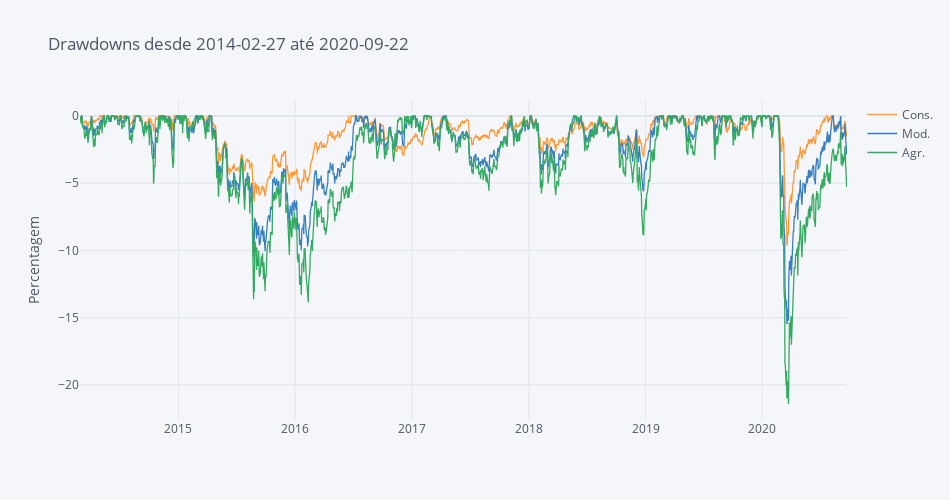

The notebook cell this image was saved under:
### Code cell
round(pl.compute_drawdowns(portfolios), 2).iplot(dimensions=pl.dimensions, title='Drawdowns desde ' +  Begin + ' até ' + End, yTitle='Percentagem')

### Figure 1 — Plotly figure (JSON) as saved in the notebook; plotly's stock layout.template omitted (floating-point values rounded to 4 significant figures; data arrays with more than 128 entries replaced by an {"elided": "..."} marker saying what was removed)
{"data": [{"line": {"color": "rgba(255, 153, 51, 1.0)", "dash": "solid", "shape": "linear", "width": 1.3}, "mode": "lines", "name": "Cons.", "text": "", "type": "scatter", "x": {"elided": "1718 str values"}, "y": {"elided": "1718 float values"}}, {"line": {"color": "rgba(55, 128, 191, 1.0)", "dash": "solid", "shape": "linear", "width": 1.3}, "mode": "lines", "name": "Mod.", "text": "", "type": "scatter", "x": {"elided": "1718 str values"}, "y": {"elided": "1718 float values"}}, {"line": {"color": "rgba(50, 171, 96, 1.0)", "dash": "solid", "shape": "linear", "width": 1.3}, "mode": "lines", "name": "Agr.", "text": "", "type": "scatter", "x": {"elided": "1718 str values"}, "y": {"elided": "1718 float values"}}], "layout": {"height": 500, "legend": {"bgcolor": "#F5F6F9", "font": {"color": "#4D5663"}}, "paper_bgcolor": "#F5F6F9", "plot_bgcolor": "#F5F6F9", "title": {"font": {"color": "#4D5663"}, "text": "Drawdowns desde 2014-02-27 até 2020-09-22"}, "width": 950, "xaxis": {"autorange": true, "gridcolor": "#E1E5ED", "range": ["2014-02-27", "2020-09-22"], "showgrid": true, "tickfont": {"color": "#4D5663"}, "title": {"font": {"color": "#4D5663"}, "text": ""}, "type": "date", "zerolinecolor": "#E1E5ED"}, "yaxis": {"autorange": true, "gridcolor": "#E1E5ED", "range": [-22.61, 1.19], "showgrid": true, "tickfont": {"color": "#4D5663"}, "title": {"font": {"color": "#4D5663"}, "text": "Percentagem"}, "type": "linear", "zerolinecolor": "#E1E5ED"}}}
